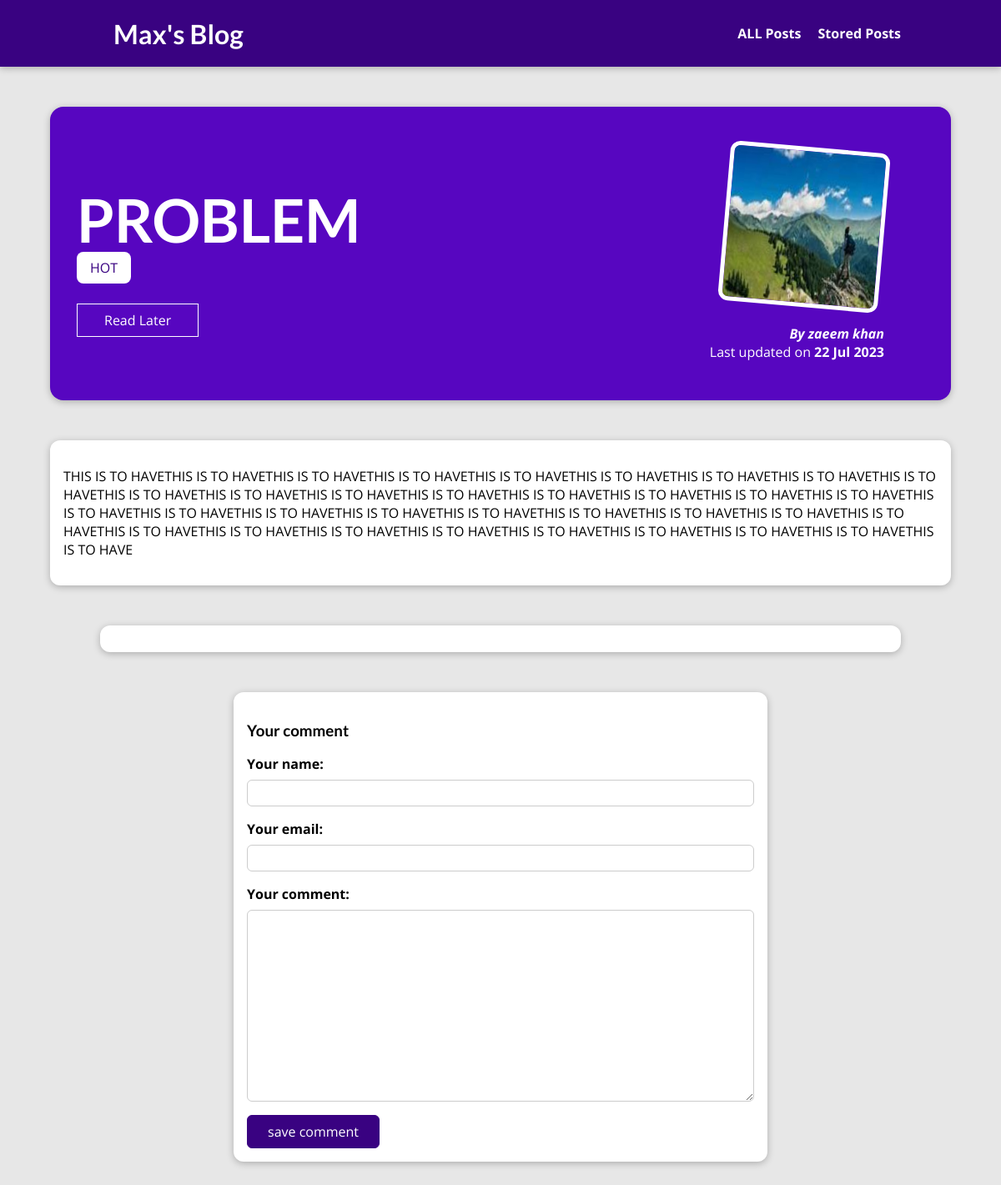
The page /posts/problem on the database its author committed.
### du2/models.py (models this page shows, shortened)
class Post(models.Model):
    title = models.CharField(max_length=150)
    excerpt = models.CharField(max_length=200)
    image = models.ImageField(upload_to="posts", null=True)
    date = models.DateField(auto_now=True)
    slug = models.SlugField(unique=True, db_index=True)
    content = models.TextField(validators=[MinLengthValidator(10)])
    author = models.ForeignKey(
        Author, on_delete=models.SET_NULL,null=True, related_name="posts")
    tags=models.ManyToManyField(Tag)

class Tag(models.Model):
    caption = models.CharField(max_length=20)

class Author(models.Model):
    first_name = models.CharField(max_length=100)
    last_name = models.CharField(max_length=100)
    email_address = models.EmailField()
    def full_name(self):
        return f"{self.first_name} {self.last_name}"
    def __str__(self):
        return self.full_name()

### du2/views.py (the view, shortened to what this page needs)
# urls.py: path("posts/<slug:slug>",views.post_detail.as_view(),name="post-detail-page"),
class post_detail(View):
     def is_stored_post(self,request,post_id):
         stored_posts=request.session.get("stored_posts")
         if stored_posts is not None:
            is_saved_for_later= post_id in stored_posts
         else:
             is_saved_for_later=False
         return is_saved_for_later
     def get(self, request, slug):
           posts=Post.objects.get(slug=slug)
           context={
               "post":posts,
               "post_tags": posts.tags.all(),
               "comment_form": Commentform(),
               "comments": posts.comments.all(),
               "save_for_later": self.is_stored_post(request,posts.id)
           }
           return render(request, "du2/post-detail.html", context)

### du2/forms.py
class Commentform(forms.ModelForm):
    class Meta:
        model= Comment
        exclude=["posts"]
        labels={
            "user_name":"Your name",
            "user_email": "Your email",
            "text":"Your comment"
        }

### du2/templates/du2/post-detail.html (shortened to what this page needs)
{% extends "base.html" %}
{% load static %}
{% block css_file %}
<link rel="stylesheet" href="{% static "du2/post-detail.css" %}">
{% endblock %}
{% block content %}
<section id="summary">
    <h2>{{ post.title }}</h2>
    <div>
      {% for tag in post_tags %}
       <span class="tag">{{ tag.caption }}</span>
       {% endfor %}
    </div>
    <div id="read-later">
      <form action="{% url "read-later" %}" method="POST">
        <button>
          {% if save_for_later %}
            Remove from read-later
          {% else %}
             Read Later
          {% endif %}
        </button>
      </form>
    </div>
    <article>
        <img src="{{ post.image.url }}" alt="{{ post.title }}"/>
        <address>By <a href="mailto:{{post.author.email_address}}">{{ post.author }}</a></address>
        <div>
            Last updated on <time>{{post.date|date:"d M Y"}}</time>
        </div>
    </article>
</section>
<main>
{{post.content|linebreaks }}
</main>
<section id="comments">
</section>
<section id="comment-form">
    <h3>Your comment</h3>
    <form action="{% url "post-detail-page" post.slug %}" method="POST">
      {% for form_field in comment_form %}
        <div class="form-control {% if form_field.errors %}invalid{% endif%}">
            {{form_field.label_tag}}
            {{form_field}}
        </div>
        {% endfor %}
        <button>save comment</button>
    </form>
</section>
{% endblock %}

### static/app.css (style rules this page uses)
* { box-sizing: border-box; }
html { font-family: 'Open Sans', 'Lato', sans-serif; }
body { margin: 0; }
h1, h2, h3 { font-family: 'Lato', sans-serif; font-weight: bold; }

### du2/static/du2/post-detail.css (style rules this page uses)
body { background-color: #e7e7e7; }
#summary { margin: 8rem auto 3rem auto; padding: 2rem; width: 90%; max-width: 90rem; border-radius: 16px; background-color: #5706c0; position: relative; box-shadow: 0 2px 8px rgba(0, 0, 0, 0.25); height: 22rem; }
#summary h2 { color: white; font-size: 4.5rem; margin-bottom: 0.25rem; }
#summary article { position: absolute; top: 2rem; right: 3rem; padding: 1rem 2rem; border-radius: 12px; text-align: right; color: white; }
#summary article img { width: 12rem; height: 12rem; border-radius: 12px; transform: rotateZ(5deg); border: 5px solid white; margin-bottom: 1rem; }
#summary address { font-weight: bold; }
#summary a { color: white; text-decoration: none; }
#summary time { font-weight: bold; }
#read-later { margin: 2rem 0; }
#read-later button { background-color: transparent; border: 1px solid white; padding: 0.5rem 2rem; font: inherit; color: white; cursor: pointer; }
main { width: 90%; max-width: 90rem; margin: 3rem auto; background-color: white; padding: 1rem; border-radius: 12px; box-shadow: 0 2px 8px rgba(0, 0, 0, 0.25); }
.tag { background-color: white; color: #390281; padding: 0.5rem 1rem; border-radius: 8px; }
#comment-form { margin: 3rem auto; width: 90%; max-width: 40rem; border-radius: 12px; background-color: white; box-shadow: 0 2px 8px rgba(0, 0, 0, 0.25); padding: 1rem; }
#comment-form button { font: inherit; background-color: #390281; color: white; border: 1px solid #390281; padding: 0.5rem 1.5rem; border-radius: 6px; cursor: pointer; }
.form-control { margin-bottom: 1rem; }
.form-control label { font-weight: bold; margin-bottom: 0.5rem; display: block; }
.form-control input, .form-control textarea { display: block; width: 100%; font: inherit; padding: 0.25rem; border-radius: 6px; border: 1px solid #ccc; }
#comments { margin: 3rem auto; width: 90%; max-width: 60rem; border-radius: 12px; background-color: white; box-shadow: 0 2px 8px rgba(0, 0, 0, 0.25); padding: 1rem 2rem; }

### rows shown on the page
Post: title "PROBLEM", image (picture), author "zaeem khan", date "22 Jul 2023", content "THIS IS TO HAVETHIS IS TO HAVETHIS IS TO HAVETHIS IS TO HAVETHIS IS TO HAVETHIS IS TO HAVETHIS IS TO HAVETHIS IS TO HAVETHIS IS TO HAVETHIS IS TO HAVETHIS IS TO HAVETHIS IS TO HAVETHIS IS TO HAVETHIS IS TO HAVETHIS IS TO HAVETHIS IS TO HAVETHIS IS TO HAVETHIS IS TO HAVETHIS IS TO HAVETHIS IS TO HAVETHIS IS TO HAVETHIS IS TO HAVETHIS IS TO HAVETHIS IS TO HAVETHIS IS TO HAVETHIS IS TO HAVETHIS IS TO HAVETHIS IS TO HAVETHIS IS TO HAVETHIS IS TO HAVETHIS IS TO HAVETHIS IS TO HAVETHIS IS TO HAVETHIS IS TO HAVETHIS IS TO HAVE"
Tag: caption "HOT"
